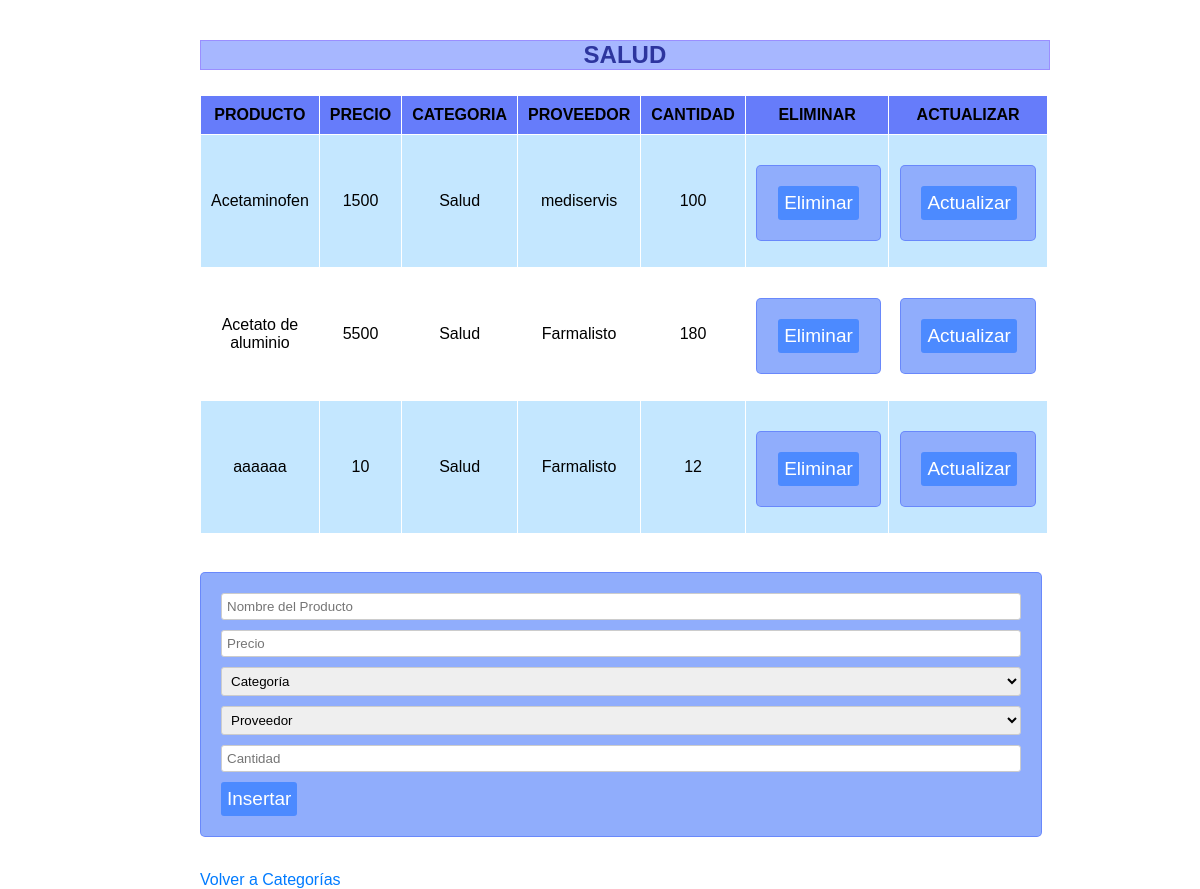
The page /vista_salud/vista_salud.php on the database its author committed.
### tables this page shows
CREATE TABLE `producto` (
  `Id_producto` int(20) NOT NULL,
  `nombre_producto` varchar(20) NOT NULL,
  `precio` int(20) DEFAULT NULL,
  `id_Categoria` varchar(50) NOT NULL,
  `id_proveedor` varchar(50) NOT NULL,
  `Cantidad_productos` int(40) DEFAULT NULL
);

CREATE TABLE `categorias` (
  `id_Categoria` int(20) NOT NULL,
  `Categorias` varchar(20) NOT NULL
);

CREATE TABLE `proveedor` (
  `id_proveedor` int(20) NOT NULL,
  `proveedores` varchar(50) NOT NULL
);

### vista_salud/vista_salud.php (the view, shortened to what this page needs)
<?php
class Salud
{
    private $db;
    public function __construct()
    {
        include("conexion.php");
        $this->db = $db;
        echo '<link rel="stylesheet" type="text/css" href="estilo_crud_salud.css">';
    }
    public function listar()
    {
        echo "<table border='2'>";
       echo "<caption>  <div class='titulo-container'> SALUD
       </div></caption>";
        echo "<th>PRODUCTO</th>";
        echo "<th>PRECIO</th>";
        echo "<th>CATEGORIA</th>";
        echo "<th>PROVEEDOR</th>";
        echo "<th>CANTIDAD</th>";
        echo "<th>ELIMINAR</th>";
        echo "<th>ACTUALIZAR</th>";
        $sql = "SELECT p.id_producto, p.nombre_producto, p.precio, p.Cantidad_productos, c.categorias, pr.proveedores
                FROM producto p
                INNER JOIN categorias c ON p.id_Categoria = c.id_Categoria
                INNER JOIN proveedor pr ON p.id_proveedor = pr.id_proveedor
                WHERE p.id_Categoria = 1";
        if (!$result = $this->db->query($sql)) {
            die('Hay un error corriendo en la consulta o datos no encontrados!!! [' . $this->db->error . ']');
        }
        while ($row = $result->fetch_assoc()) {
            $nombre_producto = stripslashes($row["nombre_producto"]);
            $precio = stripcslashes($row["precio"]);
            $categorias = stripcslashes($row["categorias"]);
            $proveedores = stripcslashes($row["proveedores"]);
            $Cantidad_productos = stripcslashes($row["Cantidad_productos"]);
            echo "<tr>";
            echo "<td>$nombre_producto</td>";
            echo "<td>$precio</td>";
            echo "<td>$categorias</td>";
            echo "<td>$proveedores</td>";
            echo "<td>$Cantidad_productos</td>";
            echo "<td>";
            echo "<form class=boton method='POST' action='eliminar_producto.php'>";
            echo "<input type='submit' value='Eliminar'>";
            echo "</form>";
            echo "</td>";
            echo "<td>";
            echo "<form class=boton  method='POST' action='actualizar_producto.php'>";
            echo "<input type='submit' value='Actualizar'>";
            echo "</form>";
            echo "</td>";
            echo "</tr>";
        }
        echo "</table>";
echo "<form method='POST' action='insertar_producto.php'>";
echo "<input type='text' name='nombre_producto' placeholder='Nombre del Producto'>";
echo "<input type='text' name='precio' placeholder='Precio'>";
$sql2 = "SELECT * FROM categorias WHERE id_Categoria='1'";
$result2 = mysqli_query($this->db, $sql2);
$catOptions = "<option value=''>Categoría</option>";
if (mysqli_num_rows($result2) > 0) {
    while ($row2 = mysqli_fetch_assoc($result2)) {
        $id_Categoria = $row2["id_Categoria"];
        $categorias = $row2["Categorias"];
        $catOptions .= "<option value='$id_Categoria'>$id_Categoria-$categorias</option>";
    }
}
echo "<select name='id_Categoria'>$catOptions</select>";
        $sql3 = "SELECT * FROM proveedor";
        $result3 = mysqli_query($this->db, $sql3);
        $proOptions = "<option value=''>Proveedor</option>";
        if (mysqli_num_rows($result3) > 0) {
            while ($row3 = mysqli_fetch_assoc($result3)) {
                $id_proveedor = $row3["id_proveedor"];
                $proveedores = $row3["proveedores"];
                $proOptions .= "<option value='$id_proveedor'>$id_proveedor-$proveedores</option>";
            }
        }
        echo "<select name='id_proveedor'>$proOptions</select>";
        echo "<input type='text' name='Cantidad_productos' placeholder='Cantidad'>";
        echo "<input type='submit' value='Insertar'>";
        echo "</form>";
        echo "<a href='../categorias.html'>Volver a Categorías</a>";
    }
}
$final = new Salud();
$final->listar();
?>

### vista_salud/estilo_crud_salud.css (style rules this page uses)
.titulo-container { background-color: #a7b7ff; margin-bottom: 25px; width: 100%; border: 1px solid #9a8eff; text-align: center; }
caption { font-size: 24px; color: #2d359e; font-weight: bold; }
table { width: 100%; border-collapse: collapse; max-width: 100%; }
table, th, td { border: 1px solid #ffffff; }
th, td { padding: 10px; text-align: center; }
th { background-color: #072bf79d; }
tr:nth-child(even) { background-color: #c4e7ff; }
form { width: 100%; margin-top: 20px; padding: 20px; border: 1px solid #072bf748; border-radius: 5px; background-color: #90adfc; max-width: 100%; margin-left: auto; margin-right: auto; }
.boton { width: 68%; margin-top: 20px; padding: 20px; border: 1px solid #072bf748; border-radius: 5px; background-color: #90adfc; }
input[type="text"], select { padding: 5px; width: 100%; margin-bottom: 10px; border: 1px solid #cccccc; border-radius: 3px; }
input[type="submit"] { background-color: #4c8aff; color: white; border: none; padding: 6px 6px; text-align: center; text-decoration: none; display: inline-block; font-size: 19px; border-radius: 3px; cursor: pointer; }
a { text-decoration: none; color: #007BFF; }

### rows shown on the page
producto: nombre_producto "Acetaminofen", precio "1500", id_Categoria.Categorias "Salud", id_proveedor.proveedores "mediservis", Cantidad_productos "100"
producto: nombre_producto "Acetato de aluminio", precio "5500", id_Categoria.Categorias "Salud", id_proveedor.proveedores "Farmalisto", Cantidad_productos "180"
producto: nombre_producto "aaaaaa", precio "10", id_Categoria.Categorias "Salud", id_proveedor.proveedores "Farmalisto", Cantidad_productos "12"
